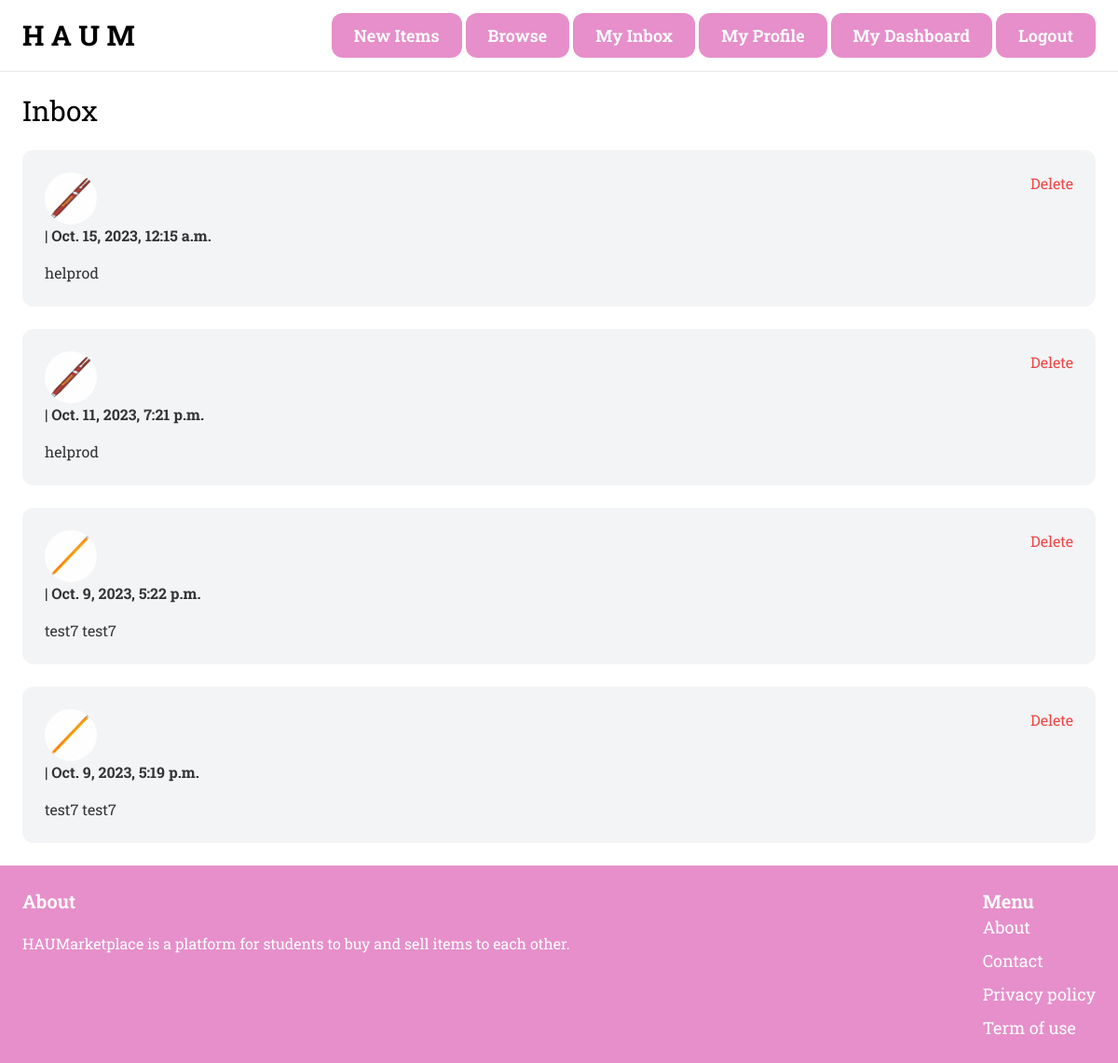
/inbox/ (signed in), run on an earlier commit of the app's database.
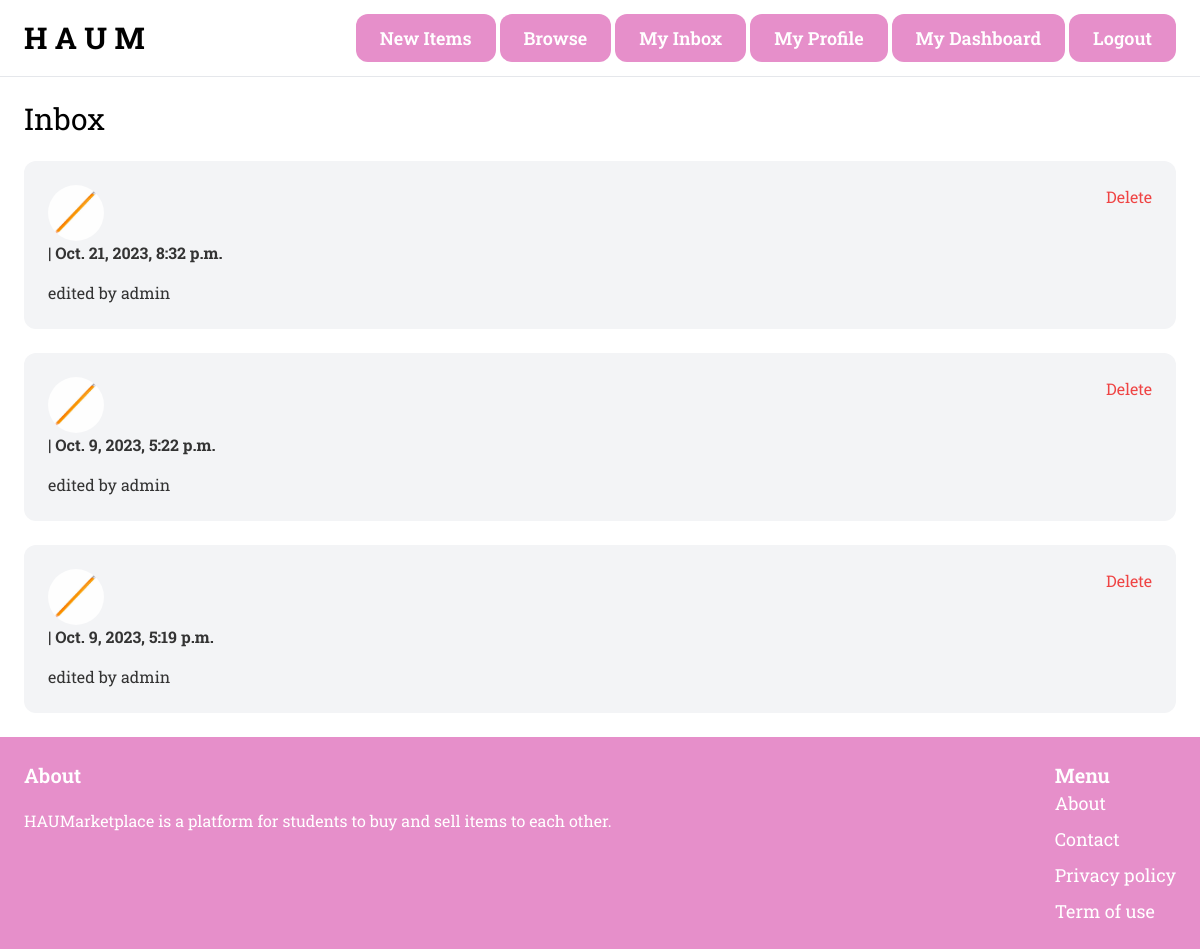
And on a later commit of the database.
### conversation/models.py (models this page shows)
class Conversation(models.Model):
    item = models.ForeignKey(Item, related_name='conversations', on_delete=models.CASCADE)
    members = models.ManyToManyField(User, related_name='conversations')
    created_at = models.DateTimeField(auto_now_add=True)
    modified_at = models.DateTimeField(auto_now=True)
    class Meta:
        ordering = ['-modified_at']

### item/models.py (models this page shows, shortened)
class Item(models.Model):
    category = models.ForeignKey(Category, related_name='items', on_delete=models.CASCADE)
    name = models.CharField(max_length=255)
    description = models.TextField(blank=True, null=True)
    price = models.FloatField(blank=True, null=True)
    is_sold = models.BooleanField(default=False)
    created_at = models.DateTimeField(auto_now_add=True)
    created_by = models.ForeignKey(User, related_name='items', on_delete=models.CASCADE)
    image = models.ImageField(upload_to='item_images', blank=True, null=True)
    class Meta:
        ordering = ['name']

### conversation/views.py (the view)
# urls.py: path('inbox/', include('conversation.urls')),
@login_required
def inbox(request):
    conversations = Conversation.objects.filter(members=request.user)
    return render(request, 'conversation/inbox.html', {
        'conversations': conversations,
    })

### templates/conversation/inbox.html (shortened to what this page needs)
{% extends 'core/base.html' %}
{% block content %}
    <h1 class="mb-6 text-3xl">Inbox</h1>
    <div class="space-y-6">
        {% for conversation in conversations %}
            <div class="p-6 flex bg-gray-100 rounded-xl">
                <a href="{% url 'conversation:detail_conversation' conversation.id %}" style="flex-grow: 1; text-decoration: none; color: #333;">
                    <div class="pr-6">
                        <img src="{{ conversation.item.image.url }}" alt="" class="rounded-full w-14 h-14">
                    </div>
                    <div>
                        {% if conversation.sender == request.user %}
                            <p class="mb-4 font-bold"><strong>You</strong> | {{ conversation.modified_at }}</p>
                        {% else %}
                            <p class="mb-4 font-bold"><strong>{{ conversation.sender.username }}</strong> | {{ conversation.modified_at }}</p>
                        {% endif %}
                        <p>{{ conversation.item.name }}</p>
                    </div>
                </a>
                <div style="flex-shrink: 0;">
                    <form method="post" action="{% url 'conversation:delete_conversation' conversation.id %}">
                        <button type="submit" class="text-red-500">Delete</button>
                    </form>
                </div>
            </div>
        {% endfor %}
    </div>
{% endblock content %}

### templates/core/base.html (shortened to what this page needs)
<!DOCTYPE html>
{% load static %}
<html lang="en">
<head>
    <script src="https://cdn.tailwindcss.com"></script>
</head>
<div style="font-family: {{ user.profile.font_preference }}">
    <nav class="py-6 px-6 flex justify-between items-center border-b border-gray-200 bg-{{ user.profile.color }}">
        <a href="/" class="text-xl font-bold" style="font: {{ user.profile.color}}; font-size: 30px">H A U M</a>
        <div class="space-x-6">
            {% if request.user.is_authenticated %}
                <div class="container-fluid">
                    <a href="{% url 'item:new_item' %}" class="px-6 py-3 text-lg font-semibold text-white rounded-xl"
                       style="background: {{ user.profile.color}}">New Items</a>
                    <a href="{% url 'item:items' %}" class="px-6 py-3 text-lg font-semibold text-white rounded-xl"
                       style="background: {{ user.profile.color}}">Browse</a>
                    <a href="{% url 'conversation:inbox' %}"
                       class="px-6 py-3 text-lg font-semibold text-white rounded-xl"
                       style="background: {{ user.profile.color}}">My Inbox</a>
                    <a href="{% url 'profile' request.user.username %}"
                       class="px-6 py-3 text-lg font-semibold text-white rounded-xl"
                       style="background: {{ user.profile.color }}">My Profile</a>
                    <a href="{% url 'dashboard:index_d' %}"
                       class="px-6 py-3 text-lg font-semibold text-white rounded-xl"
                       style="background: {{ user.profile.color }}">My Dashboard</a>
                    <a href="{% url 'logout' %}"
                       class="px-6 py-3 text-lg font-semibold text-white rounded-xl"
                       style="background: {{ user.profile.color }}">Logout</a>
                </div>
            {% endif %}
        </div>
    </nav>
    <div class="px-6 py-6">
        {% block content %}{% endblock content %}
    </div>
    <footer class="py-6 px-6 flex justify-between bg-red-800"
            style="background: {{ user.profile.color }};">
        <div class="w-2/3 pr-10">
            <h3 class="mb-5 text-xl font-semibold text-white">About</h3>
            <p class="text-white">HAUMarketplace is a platform for students to buy and sell items to each other.</p>
        </div>
        <div class="w-13">
            <h3 class="text-xl font-semibold text-white">Menu</h3>
            <ul class="space-y-2">
                <li><a href="{% url 'about' %}" class="text-lg text-white hover:text-teal-700">About</a></li>
                <li><a href="{% url 'contact' %}" class="text-lg text-white hover:text-teal-700">Contact</a></li>
                <li><a href="{% static 'static_root/privacy_policy/PrivacyPolicy_HAUM.pdf' %}"
                       class="text-lg text-white hover:text-teal-700" target="_blank">Privacy policy</a></li>
                <li><a href="{% static 'static_root/terms_of_use/TermsofUse_HAUMarketplace.pdf' %}"
                       class="text-lg text-white hover:text-teal-700" target="_blank">Term of use</a></li>
            </ul>
        </div>
    </footer>
</div>
</html>

What changed in the data, as far as the page shows it:
removed Conversation: item.image (picture), modified_at "Oct. 15, 2023, 12:15 a.m.", item.name "helprod"
removed Conversation: item.image (picture), modified_at "Oct. 11, 2023, 7:21 p.m.", item.name "helprod"
added Conversation: item.image (picture), modified_at "Oct. 21, 2023, 8:32 p.m.", item.name "edited by admin"
changed through a linked row, Conversation "Oct. 9, 2023, 5:22 p.m.": item.name "test7 test7" → "edited by admin"
changed through a linked row, Conversation "Oct. 9, 2023, 5:19 p.m.": item.name "test7 test7" → "edited by admin"
